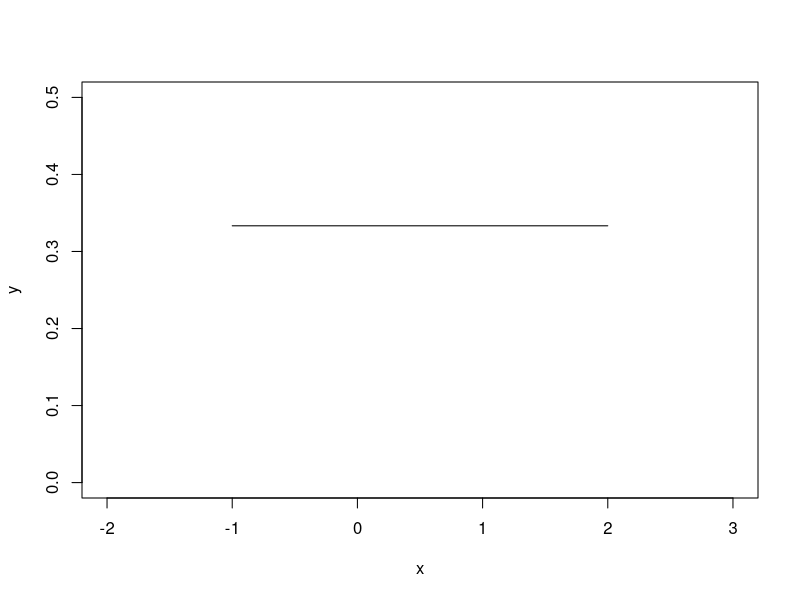

Reproduce this figure in R. (Note: this script raises an error after producing the figure.)
#Run the custom function code from the top of the reading.
f0 <- function(x,a=0,b=1){(1/(b-a))+0*x}

x <- seq(-1,2,0.1)
y <- f0(x,-1,2)

plot(x,y,type='l',xlim=c(-2,3),ylim=c(0,0.5))
(1/3)*2.2
f <- function(x){f0(x,-1,2)}
draw_rug(f,-1,2)

set.seed(123)
tmp <- runif(25000,-1,2)
hist(tmp,probability = TRUE)
head(tmp)
x <- length(which(tmp < 1.2))
x
x/25000





g <- function(x){4-x^2}
draw_rug(g,-1,2)

#Midpoints
a <- -1
b <- 2
n <- 10
dx <- (b-a)/n
draw_rect_approx(g,a,b,n) 
#Start at half of dx to the right of a, and then step by dx.
xi <- seq(a+dx/2,b,dx)
points(xi,g(xi),pch=16,col=2)
segments(xi,rep(0,length(xi)),xi,g(xi),col=2)
Ai <- g(xi)*dx
sum(Ai)

#Left End-Points
draw_rect_approx(g,a,b,n,method='left') 
#Start a, and then step by dx.
xi <- seq(a,b-dx,dx)
points(xi,g(xi),pch=16,col=2)
segments(xi,rep(0,length(xi)),xi,g(xi),col=2)
Ai <- g(xi)*dx
sum(Ai)

#Right End-Points
draw_rect_approx(g,a,b,n,method='right') 
#Start a plus dx, and then step by dx.
xi <- seq(a+dx,b,dx)
points(xi,g(xi),pch=16,col=2)
segments(xi,rep(0,length(xi)),xi,g(xi),col=2)
Ai <- g(xi)*dx
sum(Ai)


#Repeat with 10, 75, 100, 1000, 50000, 750000, 4000000
#g <- function(x){4-x^2}
a <- -1
b <- 2
n <- 10
dx <- (b-a)/n
#Mid: Start at half of dx to the right of a, and then step by dx.
xi.m <- seq(a+dx/2,b,dx)
#Left: Start a, and then step by dx.
xi.L <- seq(a,b-dx,dx)
#Start a plus dx, and then step by dx.
xi.R <- seq(a+dx,b,dx)
Ai.m <- g(xi.m)*dx
Ai.L <- g(xi.L)*dx
Ai.R <- g(xi.R)*dx
sum(Ai.m)
sum(Ai.L)
sum(Ai.R)
#Repeat with 10, 75, 100, 1000, 50000, 750000, 4000000